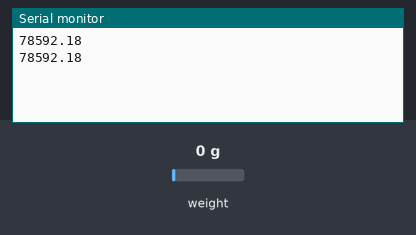
Recording of a sketch running on a simulated Arduino Uno, built with avr-gcc and run on an emulated ATmega328P. Parts: the last lines printed to the serial monitor. The test bench sets the inputs (shaded band); at power-on: weight on the scale 0 g.

Above: at 6.0 s.
6.1 s: weight on the scale set to 100 g
At 10.6 s:
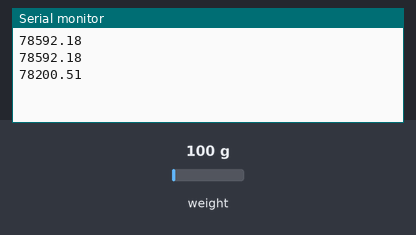
12.2 s: weight on the scale set to 1250 g
At 16.9 s:
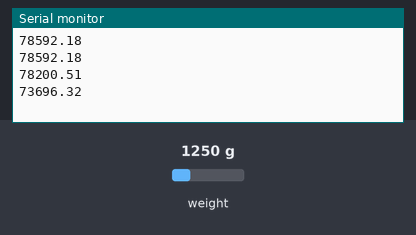
Timing chart, 0 to 18.4 s (numbered marks = the images above; inputs shaded):
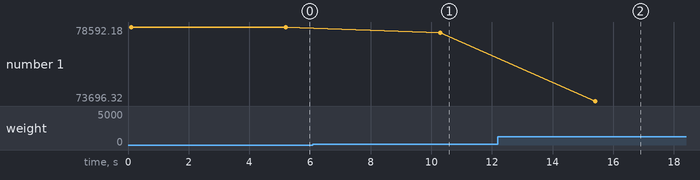

Measured:
- after the input at 6.1 s, the serial monitor: prints a new line after 4.2 s (image 1)
- after the input at 12.2 s, the serial monitor: prints a new line after 3.2 s (image 2)
- plotted number 1: 78592.18 → 78200.51 after the input at 6.1 s, 78200.51 → 73696.32 after the input at 12.2 s

The sketch:

LoadCellDemo.ino
```cpp
#include "HX711.h"

HX711 cell(3, 2);

void setup() {
  Serial.begin(9600);
}

long val = 0;
float count = 0;

void loop() {
  //count = count + 1;

  // Use only one of these
  //val = ((count-1)/count) * val    +  (1/count) * cell.read(); // take long term average
  //val = 0.5 * val    +   0.5 * cell.read(); // take recent average
  val = cell.read(); // most recent reading
  // zero =8427045
  //Serial.println(val);
  Serial.println((val-8427701)/-19302.f * 180);
  delay(5000);
}
```
